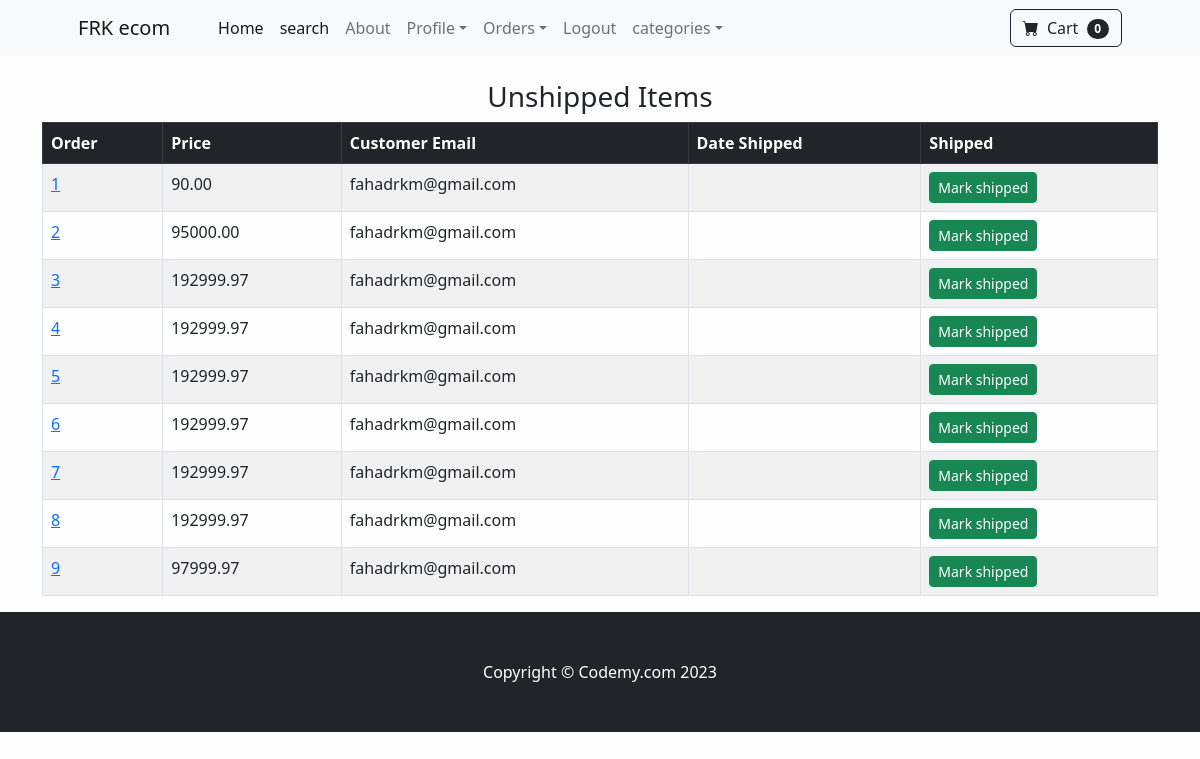
Page /payment/not_shipped_dash (signed in) on the committed database.
### payment/models.py (models this page shows, shortened)
class Order(models.Model):
    user = models.ForeignKey(User,on_delete=models.CASCADE,null=True,blank=True)
    full_name = models.CharField(max_length=250)
    email=models.EmailField(max_length=250)
    shipping_address=models.TextField(max_length=400)
    amount_paid=models.DecimalField(max_digits=10,decimal_places=2)
    date_ordered=models.DateTimeField(auto_now_add=True)
    shipped=models.BooleanField(default=False)
    date_shipped=models.DateTimeField(blank=True,null=True)

### payment/views.py (the view, shortened to what this page needs)
# urls.py: path('not_shipped_dash',views.not_shipped_dash,name='not_shipped_dash'),
def not_shipped_dash(request):
	if request.user.is_authenticated and request.user.is_superuser:
		orders = Order.objects.filter(shipped=False)
		return render(request, "payment/not_shipped_dash.html", {"orders":orders})
	else:
		messages.success(request, "Access Denied")
		return redirect('home')

### cart/cart.py (called while the page is built)
    def __len__(self):
        return len(self.cart)

### cart/context_processors.py (called while the page is built)
def cart(request):
	return {'cart': Cart(request)}

### payment/templates/payment/not_shipped_dash.html (shortened to what this page needs)
{% extends 'base.html' %}
{% block content %}
    <div class="container ">
        <div class="row">
            <center>
                <div class="col-12">
                    <br>
                    <h3> Unshipped Items</h3>
                    <table class="table table-striped table-bordered">
                        <thead class="table-dark">
                          <tr>
                            <th scope="col">Order</th>
                            <th scope="col">Price</th>
                            <th scope="col">Customer Email</th>
                            <th scope="col">Date Shipped</th>
                            <th scope="col">Shipped</th>
                          </tr>
                        </thead>
                        <tbody>
                          <tr>
                            {% for item in orders %}
                            <td><a href="{% url 'orders' item.id %}"> {{ item.id }} </a></td>
                            <td>{{ item.amount_paid }}</td>
                            <td>{{ item.email }}</td>
                            <td>{{ item.date_order }}</td>
                            <td>
                              <form method="POST">
                                <button type="submit" class="btn btn-success btn-sm">Mark shipped</button>
                              </form>
                            </td>
                          </tr>
                          {% endfor %}
                        </tbody>
                      </table>
                </div>
            </center>
        </div>
    </div>
{% endblock %}

### rows in the picture
Order: id "1", amount_paid "90.00", email "fahadrkm@gmail.com"
Order: id "2", amount_paid "95000.00", email "fahadrkm@gmail.com"
Order: id "3", amount_paid "192999.97", email "fahadrkm@gmail.com"
Order: id "4", amount_paid "192999.97", email "fahadrkm@gmail.com"
Order: id "5", amount_paid "192999.97", email "fahadrkm@gmail.com"
Order: id "6", amount_paid "192999.97", email "fahadrkm@gmail.com"
Order: id "7", amount_paid "192999.97", email "fahadrkm@gmail.com"
Order: id "8", amount_paid "192999.97", email "fahadrkm@gmail.com"
Order: id "9", amount_paid "97999.97", email "fahadrkm@gmail.com"

### other values in the picture
{{ cart|length }} "0"
